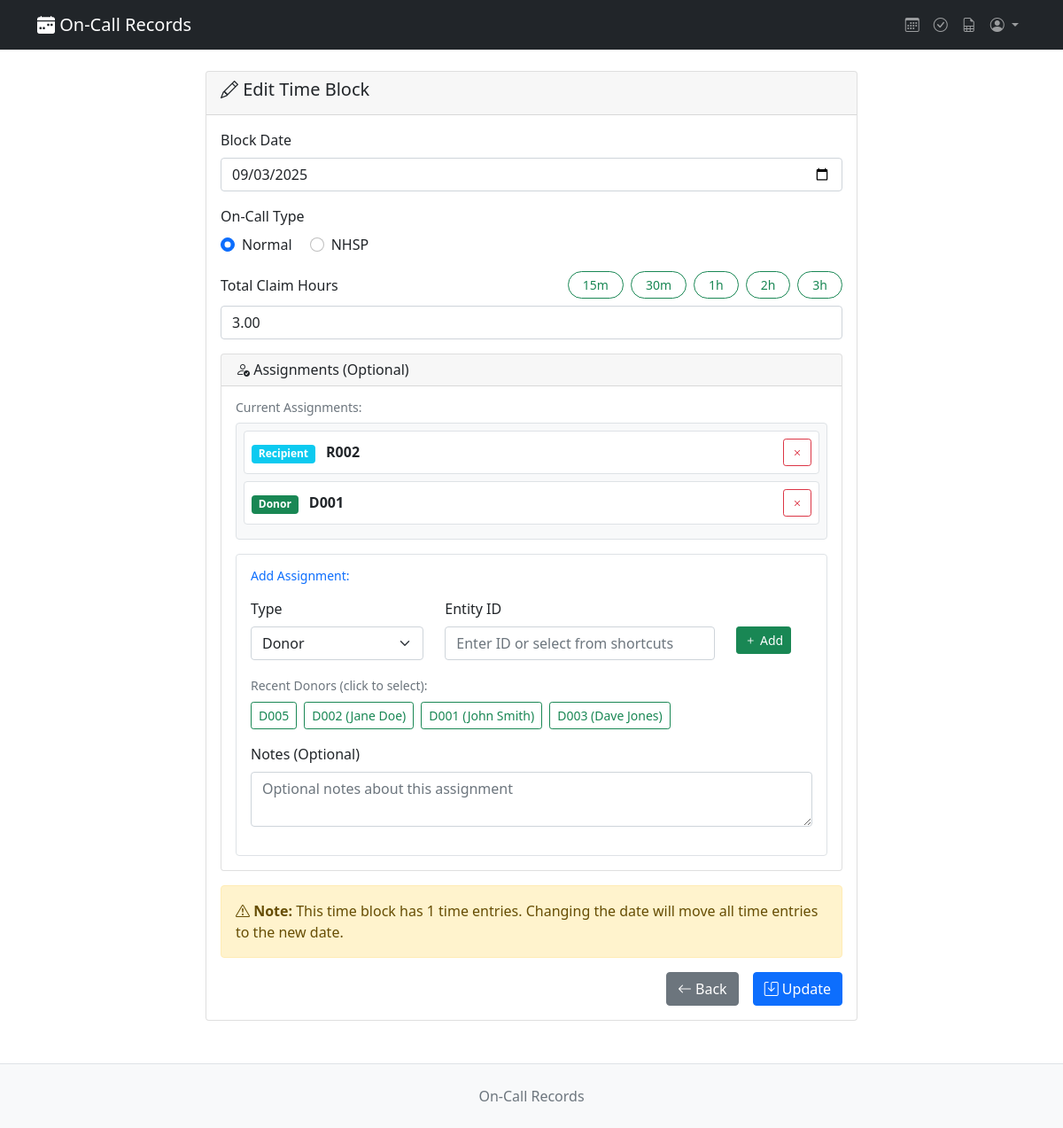
The page /block/28/edit/ (signed in) on the database as committed earlier.
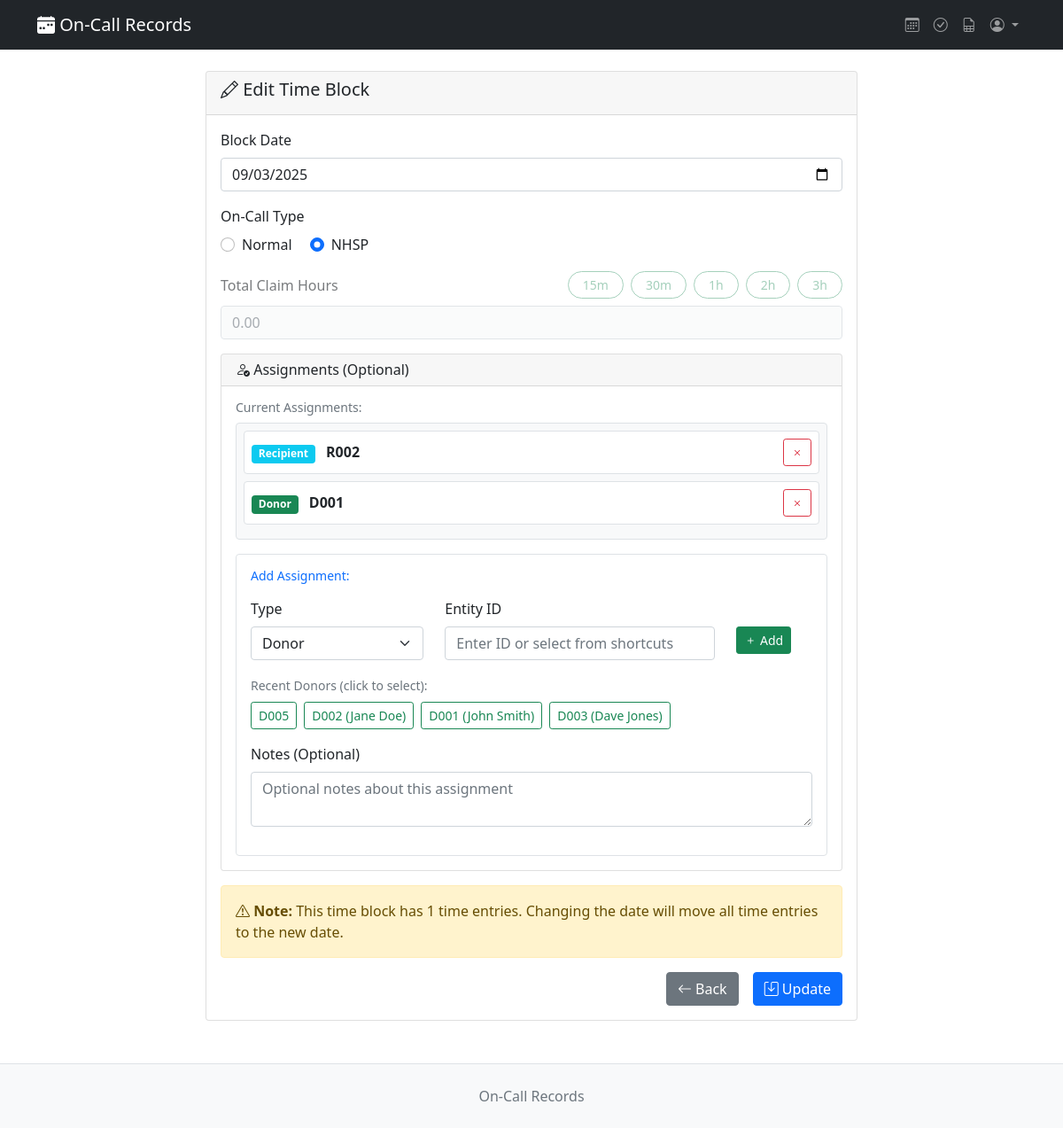
The same page on the database as committed later.
### records/models.py (models this page shows, shortened)
class TimeBlock(models.Model):
    ONCALL_TYPE_CHOICES = [
        ('normal', 'Normal'),
        ('nhsp', 'NHSP'),
    ]
    staff = models.ForeignKey(OnCallStaff, on_delete=models.CASCADE)
    date = models.DateField()
    day_type = models.ForeignKey(
        DayType, on_delete=models.CASCADE, null=True, blank=True
    )
    oncall_type = models.CharField(
        max_length=20,
        choices=ONCALL_TYPE_CHOICES,
        default='normal',
        help_text="Type of on-call duty"
    )
    claim = models.DecimalField(
        max_digits=5,
        decimal_places=2,
        null=True,
        blank=True,
        help_text="Total claim hours for this block",
    )
    created = models.DateTimeField(default=timezone.now)
    last_modified = models.DateTimeField(auto_now=True)
    class Meta:
        pass

### records/views.py (the view)
# urls.py: path('block/<int:block_id>/edit/', views.edit_timeblock, name='edit_timeblock'),
@require_oncall_staff
@check_month_not_signed_off
def edit_timeblock(request, block_id):
    staff = request.staff
    time_block = get_object_or_404(
        TimeBlock.objects.prefetch_related("assignments"), id=block_id, staff=staff
    )
    if request.method == "POST":
        form = TimeBlockEditForm(request.POST, instance=time_block)
        if form.is_valid():
            updated_block = form.save()
            messages.success(request, "Block updated successfully!")
            return redirect(get_dashboard_url_with_date(updated_block.date))
    else:
        form = TimeBlockEditForm(instance=time_block)
    return render(
        request,
        "records/edit_timeblock.html",
        {
            "form": form,
            "time_block": time_block,
        },
    )

### records/models.py (called while the page is built)
    @classmethod
    def is_month_signed_off(cls, staff, year, month):
        return cls.objects.filter(staff=staff, year=year, month=month).exists()

### records/templates/records/edit_timeblock.html (shortened to what the changed rows need)
{% extends 'records/base.html' %}
{% block content %}
<div class="row justify-content-center">
    <div class="col-md-8">
        <div class="card">
            <div class="card-body">
                <form method="post">
                    <div class="mb-3">
                        <label for="{{ form.date.id_for_label }}" class="form-label">Block Date</label>
                        {{ form.date }}
                    </div>
                    <div class="mb-3">
                        <label class="form-label">On-Call Type</label>
                        <div class="form-check-container">
                            {% for choice in form.oncall_type %}
                                <div class="form-check form-check-inline">
                                    {{ choice.tag }}
                                    <label class="form-check-label" for="{{ choice.id_for_label }}">
                                        {{ choice.choice_label }}
                                    </label>
                                </div>
                            {% endfor %}
                        </div>
                    </div>
                    <div class="mb-3">
                        <div class="d-flex align-items-center justify-content-between mb-2">
                            <label for="{{ form.claim.id_for_label }}" class="form-label mb-0">Total Claim Hours</label>
                            <div class="d-flex flex-wrap gap-2" role="group">
                            </div>
                        </div>
                        {{ form.claim }}
                    </div>
                    <div class="card mb-3">
                        <div class="card-header">
                        </div>
                        <div class="card-body">
                        </div>
                    </div>
                    <div class="alert alert-warning">
                        <i class="bi bi-exclamation-triangle"></i>
                        <strong>Note:</strong> This time block has {{ time_block.time_entries.count }} time entries. Changing the date will move all time entries to the new date.
                    </div>
                    <div class="d-grid gap-2 d-md-flex justify-content-md-end">
                        <a href="{% url 'dashboard' %}" class="btn btn-secondary me-md-2">
                        </a>
                        <button type="submit" class="btn btn-primary">
                        </button>
                    </div>
                </form>
            </div>
        </div>
    </div>
</div>
{% endblock %}

Rows that differ between the two databases and show on the page:
changed TimeBlock: claim "3.00" → (not shown)
Other text that changed with them:
form field oncall_type: "☑ Normal" → "☐ Normal"
form field oncall_type: "☐ NHSP" → "☑ NHSP"
